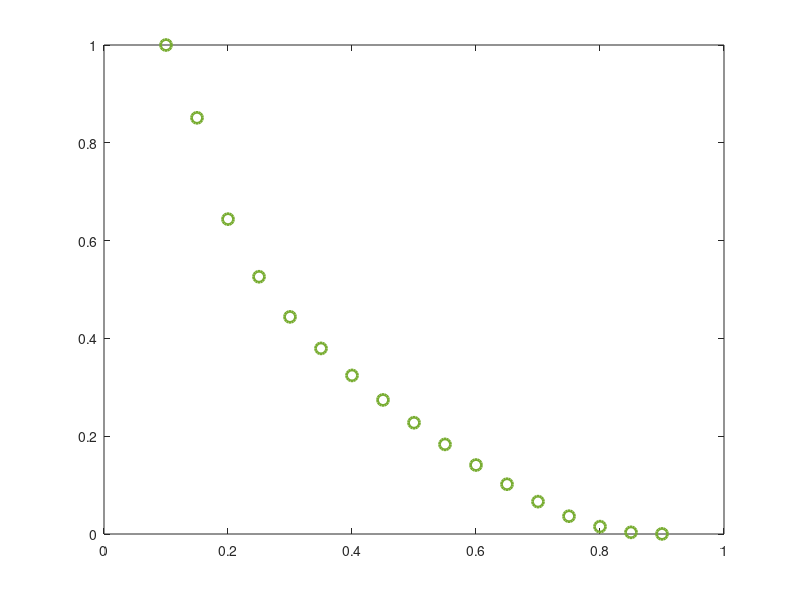

MATLAB code to generate this figure: (Note: this script raises an error after producing the figure.)

clear all;clc ;close all;
N = 1e6; %iterasyon

ps_dB = 40;
ps=db2pow(ps_dB);

%pe_dB=0;
%pe=db2pow(pe_dB);

pr=ps;

var_hsr=1;
var_hrd1=1;var_hrd2=1;
var_hsd1=1;var_hsd2=1;
var_hre=1;


hsr  = sqrt(var_hsr/2) *(randn(1,N) + 1i*randn(1,N)); % Channel Gain of hsr
hrd1 = sqrt(var_hrd1/2)*(randn(1,N) + 1i*randn(1,N)); % Channel Gain of hrd1
hrd2 = sqrt(var_hrd2/2)*(randn(1,N) + 1i*randn(1,N)); % Channel Gain of hrd2
hsd1 = sqrt(var_hsd1/2)*(randn(1,N) + 1i*randn(1,N));% Channel Gain of hsd1
hsd2 = sqrt(var_hsd2/2)*(randn(1,N) + 1i*randn(1,N));% Channel Gain of hsd2
hre  = sqrt(var_hre/2) *(randn(1,N) + 1i*randn(1,N));% Channel Gain of hre

hsr_square = abs(hsr).^2; % Channel Coefficient hsr
hrd1_square = abs(hrd1).^2; % Channel Coefficient hrd1
hrd2_square = abs(hrd2).^2;% Channel Coefficient hrd2
hsd1_square = abs(hsd1).^2;% Channel Coefficient hsd1
hsd2_square = abs(hsd2).^2;% Channel Coefficient hsd2
hre_square = abs(hre).^2;% Channel Coefficient hre

a1=0.1:0.05:0.9;
a2=1-a1;

%R1,R2,Pe


R1_Setup = [ 0.1 0.1 0.1];
R2_Setup = [ 0.5 0.5 0.5];
pe_Setup = [0 4 7];
for kk = 1:max(size(R1_Setup))

R1=R1_Setup(kk);
R2=R2_Setup(kk);
pe=10.^(0.1*pe_Setup(kk));
for i = 1:length(a1)

YSR1_NOMA = (a1(i)*ps*hsr_square)/((a2(i)*ps*hsr_square)+1);
YSR2_NOMA = (a2(i)*ps*hsr_square);

YSD1_NOMA = (a1(i)*ps*hsd1_square)/((a2(i)*ps*hsd1_square)+1);
YSD2_NOMA = (a2(i)*ps*hsd2_square);

YRD1_NOMA = (a1(i)*ps*hrd1_square)/((a2(i)*ps*hrd1_square)+1);
YRD2_NOMA = (a2(i)*ps*hrd2_square);

Tot_Y1 = max(YSD1_NOMA,min(YSR1_NOMA,YRD1_NOMA));

Tot_Y2 = max(YSD2_NOMA,min(YSR2_NOMA,YRD2_NOMA));


YRE1 = (a1(i)*pe*hre_square);
YRE2 = (a2(i)*pe*hre_square);
    
Capacity_SD1 = 0.5*log2(1+Tot_Y1);
Capacity_SD2 = 0.5*log2(1+Tot_Y2);


Capacity_RE1 = 0.5*log2(1+YRE1);
Capacity_RE2 = 0.5*log2(1+YRE2);

%Secrecy_NOMA1=0.5*log2((1+Tot_Y1)./(1+YRE1));
%Secrecy_NOMA2=0.5*log2((1+Tot_Y2)./(1+YRE2));

Secrecy_NOMA1 = max(0,Capacity_SD1-Capacity_RE1);
Secrecy_NOMA2 = max(0,Capacity_SD2-Capacity_RE2);


    SOP_1 = find(Secrecy_NOMA1>R1);
    SOP_2 = find(Secrecy_NOMA2>R2);
     
     PSOP_1(kk,i)=length(SOP_1)/N;  
     PSOP_2(kk,i)=length(SOP_2)/N;  
     
     Tot_SOP(kk,i) = 1-((PSOP_1(kk,i))*PSOP_2(kk,i));
     
     Tot_SOP1(kk,i) =  (1-PSOP_1(kk,i))+ (1-PSOP_2(kk,i))-((1-PSOP_2(kk,i))*(1-PSOP_1(kk,i)));
           
     
end
end
figure
plot(a1,Tot_SOP1(1,:),'Marker','o','Linewidth',2,'MarkerSize',8,'Color','#77AC30','LineStyle','none'),hold on
plot(a1,Tot_SOP1(2,:),'Marker','hexagram','Linewidth',2,'MarkerSize',8,'Color','#0072BD','LineStyle', ' none '),
plot(a1,Tot_SOP1(3,:),'Marker','x','Linewidth',2,'MarkerSize',8,'Color','#7E2F8E','LineStyle',' none '),


NOMA_THEO_Fig7(pe_Setup)
legend('NOMA λ_E = 0 (dB) sim.','NOMA λ_E = 4 (dB) sim.','NOMA λ_E = 7 (dB) sim.','NOMA ana.', 'FontSize',11)
grid on
xlabel('p_{1}^{2}','FontSize', 15);
ylabel('Secrecy Outage Probability','FontSize', 15);
axis([0.15 0.9  0 1])








